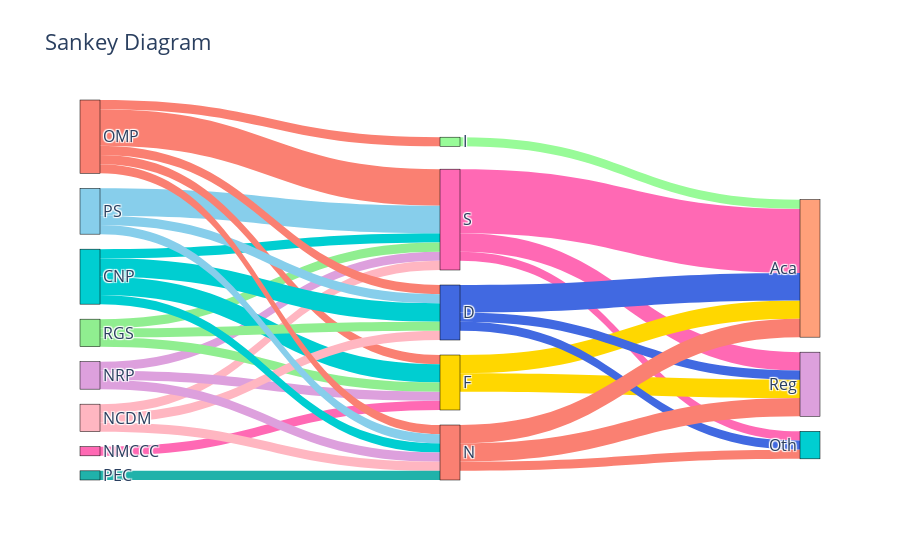

This figure's notebook cell:
### Code cell
source_totals = {}
for source in sources:
    source_totals[source] = df[source].sum()

sources = sorted(source_totals.keys(), key=lambda x: source_totals[x], reverse=True)

nodes = sources + finds + destinations
node_indices = {name: i for i, name in enumerate(nodes)}

links = []
colors = []

for _, row in df.iterrows():
    for source in sources:
        value = row[source]
        if value > 0:
            links.append((source, row['LABEL'], value))
            colors.append(node_colors[source]) 

for _, row in df.iterrows():
    for destination in destinations:
        value = row[destination]
        if value > 0:
            links.append((row['LABEL'], destination, value))
            colors.append(node_colors[row['LABEL']]) 

sankey_links = {
    "source": [node_indices[src] for src, tgt, val in links],
    "target": [node_indices[tgt] for src, tgt, val in links],
    "value": [val for src, tgt, val in links],
    "color": colors
}

fig = go.Figure(go.Sankey(
    node=dict(
        pad=15,
        thickness=20,
        line=dict(color="black", width=0.5),
        label=nodes,
        color=[node_colors[node] for node in nodes]  # Set node colors
    ),
    link=sankey_links
))

fig.update_layout(
    title_text="Sankey Diagram", 
    font_size=16,
    height=600
)

fig.show()

### Figure 1 — Plotly figure (JSON) as saved in the notebook; plotly's stock layout.template omitted (floating-point values rounded to 4 significant figures)
{"data": [{"link": {"color": ["#FA8072", "#00CED1", "#87CEEB", "#DDA0DD", "#FFB6C1", "#90EE90", "#FA8072", "#00CED1", "#DDA0DD", "#90EE90", "#FF69B4", "#FA8072", "#00CED1", "#87CEEB", "#FFB6C1", "#90EE90", "#FA8072", "#00CED1", "#87CEEB", "#DDA0DD", "#FFB6C1", "#20B2AA", "#FA8072", "#FF69B4", "#FF69B4", "#FF69B4", "#FFD700", "#FFD700", "#4169E1", "#4169E1", "#4169E1", "#FA8072", "#FA8072", "#FA8072", "#98FB98"], "source": [0, 1, 2, 3, 4, 5, 0, 1, 3, 5, 6, 0, 1, 2, 4, 5, 0, 1, 2, 3, 4, 7, 0, 8, 8, 8, 9, 9, 10, 10, 10, 11, 11, 11, 12], "target": [8, 8, 8, 8, 8, 8, 9, 9, 9, 9, 9, 10, 10, 10, 10, 10, 11, 11, 11, 11, 11, 11, 12, 13, 14, 15, 13, 14, 13, 14, 15, 13, 14, 15, 14], "value": [4, 1, 3, 1, 1, 1, 1, 2, 1, 1, 1, 1, 2, 1, 1, 1, 1, 1, 1, 1, 1, 1, 1, 2, 7, 1, 2, 2, 1, 3, 1, 2, 2, 1, 1]}, "node": {"color": ["#FA8072", "#00CED1", "#87CEEB", "#DDA0DD", "#FFB6C1", "#90EE90", "#FF69B4", "#20B2AA", "#FF69B4", "#FFD700", "#4169E1", "#FA8072", "#98FB98", "#DDA0DD", "#FFA07A", "#00CED1"], "label": ["OMP", "CNP", "PS", "NRP", "NCDM", "RGS", "NMCCC", "PEC", "S", "F", "D", "N", "I", "Reg", "Aca", "Oth"], "line": {"color": "black", "width": 0.5}, "pad": 15, "thickness": 20}, "type": "sankey"}], "layout": {"autosize": true, "font": {"size": 16}, "title": {"text": "Sankey Diagram"}}}
